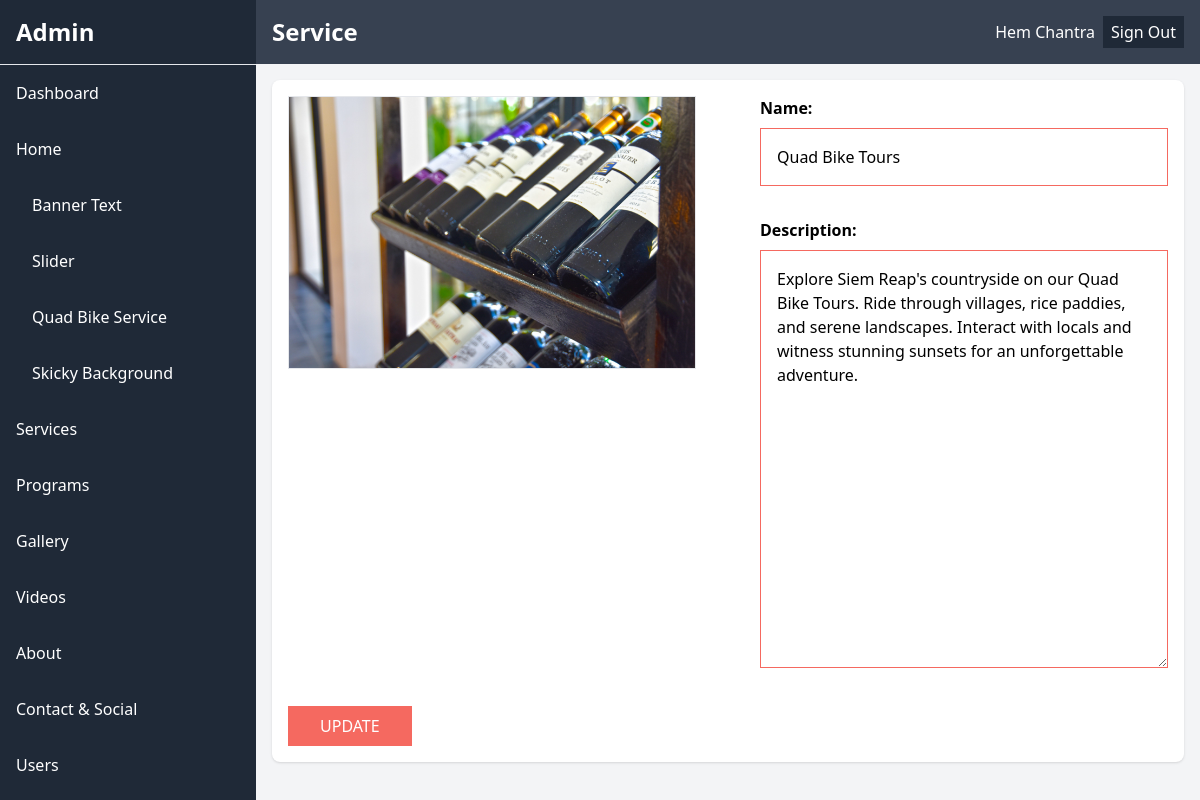
Page /backend/quad_bike_service.php (signed in) on the committed database.
### tables this page shows
CREATE TABLE `about` (
  `about_id` int(11) NOT NULL,
  `company_name` varchar(255) DEFAULT NULL,
  `start_year` varchar(255) DEFAULT NULL,
  `about_highlight` varchar(255) DEFAULT NULL,
  `short_description` text DEFAULT NULL,
  `about_description` text DEFAULT NULL,
  `phone_1` varchar(255) DEFAULT NULL,
  `phone_2` varchar(255) DEFAULT NULL,
  `email_address` varchar(255) DEFAULT NULL,
  `full_address` varchar(255) DEFAULT NULL,
  `telegram` varchar(255) DEFAULT NULL,
  `whatsapp` varchar(255) DEFAULT NULL,
  `wechat` varchar(255) DEFAULT NULL,
  `facebook` varchar(255) DEFAULT NULL,
  `instagram` varchar(255) DEFAULT NULL,
  `linkedin` varchar(255) DEFAULT NULL,
  `tiktok` varchar(255) DEFAULT NULL,
  `tripadvisor` varchar(255) DEFAULT NULL,
  `google` varchar(255) DEFAULT NULL,
  `about_image` varchar(255) DEFAULT NULL,
  `sticky_banner_home` varchar(255) DEFAULT NULL,
  `logo` varchar(255) DEFAULT NULL,
  `favicon` varchar(255) DEFAULT NULL,
  `sp_image` varchar(255) DEFAULT NULL,
  `sp_name` varchar(255) DEFAULT NULL,
  `sp_description` text DEFAULT NULL
);

### backend/quad_bike_service.php (the view, shortened to what this page needs)
<?php
include 'header.php';
?>
</head>
<body class="bg-gray-100 font-sans leading-normal tracking-normal">
    <aside class="w-64 bg-gray-800 text-white flex-shrink-0 fixed h-screen z-50">
        <div class="p-4 text-2xl font-bold border-b">Admin</div>
        <?php include 'nav.php' ?>
    </aside>
    <div class="flex-1" style="margin-left: 256px;">
        <header class="flex items-center justify-between fixed top-0 p-4 bg-gray-700 text-white"
            style="width: calc(100% - 256px);">
            <h1 class="text-2xl font-bold">Service</h1>
            <?php include 'sign-out.php' ?>
        </header>
        <div class="" style="height: 80px;">&nbsp;</div>
        <section class="p-4 mx-4 bg-white shadow rounded-lg">
            <form action="" method="POST" enctype="multipart/form-data">
                <?php
                $sp = "SELECT sp_image, sp_name, sp_description FROM about WHERE about_id = 1";
                $result = $db->query($sp);
                $data = $result->fetch_assoc();
                $sp_image = $data['sp_image'];
                if (is_null($sp_image) || $sp_image == '') {
                    $image_quad = 'no-image.png';
                } else {
                    $image_quad = $sp_image;
                }
                $sp_name = $data['sp_name'];
                $sp_description = $data['sp_description'];
                ?>
                <div class="grid grid-cols-2 gap-16">
                    <div>
                        <label for="uploadImage" class="cursor-pointer">
                            <img class="border" id="uploadPreview" src="../sources/images/<?php echo $image_quad; ?>"
                                style="max-height: 600px; width:auto; overflow: hidden;">
                        </label>
                    </div>
                    <div>
                        <div class="mb-2 font-semibold">Name:</div>
                        <div class="mb-8"><input required
                                class="w-full p-4 outline-none focus:outline-none border border-[#F56960]" type="text"
                                name="sp_name" id="sp_name" value="<?php echo $sp_name; ?>"></div>
                        <div class="mb-2 font-semibold">Description:</div>
                        <div class="mb-4"><textarea required
                                class="w-full p-4 outline-none focus:outline-none border border-[#F56960]"
                                name="sp_description" cols="30" rows="16"><?php echo $sp_description; ?></textarea>
                        </div>
                    </div>
                </div>
                <button class="bg-[#F56960] hover:bg-[#0791BE] text-white py-2 px-8 mt-4 uppercase w-full lg:w-auto"
                    type="submit" name="save">Update</button>
            </form>
        </section>
    </div>
    <?php endif;
    include 'footer.php'; ?>

### sources/css/style-out.css (style rules this page uses)
html, :host { line-height: 1.5; -webkit-text-size-adjust: 100%; -moz-tab-size: 4; -o-tab-size: 4; tab-size: 4; font-family: ui-sans-serif, system-ui, sans-serif, "Apple Color Emoji", "Segoe UI Emoji", "Segoe UI Symbol", "Noto Color Emoji"; font-feature-settings: normal; font-variation-settings: normal; -webkit-tap-highlight-color: transparent; }
body { margin: 0; line-height: inherit; }
h1, h2, h3, h4, h5, h6 { font-size: inherit; font-weight: inherit; }
button, input, optgroup, select, textarea { font-family: inherit; font-feature-settings: inherit; font-variation-settings: inherit; font-size: 100%; font-weight: inherit; line-height: inherit; letter-spacing: inherit; color: inherit; margin: 0; padding: 0; }
button, select { text-transform: none; }
button, input:where([type='button']), input:where([type='reset']), input:where([type='submit']) { -webkit-appearance: button; background-color: transparent; background-image: none; }
blockquote, dl, dd, h1, h2, h3, h4, h5, h6, hr, figure, p, pre { margin: 0; }
textarea { resize: vertical; }
input::placeholder, textarea::placeholder { opacity: 1; color: #9ca3af; }
button, [role="button"] { cursor: pointer; }
img, svg, video, canvas, audio, iframe, embed, object { display: block; vertical-align: middle; }
img, video { max-width: 100%; height: auto; }
.fixed { position: fixed; }
.top-0 { top: 0px; }
.z-50 { z-index: 50; }
.mx-4 { margin-left: 1rem; margin-right: 1rem; }
.mb-2 { margin-bottom: 0.5rem; }
.mb-4 { margin-bottom: 1rem; }
.mb-8 { margin-bottom: 2rem; }
.mt-4 { margin-top: 1rem; }
.flex { display: flex; }
.grid { display: grid; }
.h-screen { height: 100vh; }
.w-64 { width: 16rem; }
.w-full { width: 100%; }
.flex-1 { flex: 1 1 0%; }
.flex-shrink-0 { flex-shrink: 0; }
.cursor-pointer { cursor: pointer; }
.grid-cols-2 { grid-template-columns: repeat(2, minmax(0, 1fr)); }
.items-center { align-items: center; }
.justify-between { justify-content: space-between; }
.gap-16 { gap: 4rem; }
.rounded-lg { border-radius: 0.5rem; }
.border { border-width: 1px; }
.border-b { border-bottom-width: 1px; }
.border-\[\#F56960\] { --tw-border-opacity: 1; border-color: rgb(245 105 96 / var(--tw-border-opacity)); }
.bg-\[\#F56960\] { --tw-bg-opacity: 1; background-color: rgb(245 105 96 / var(--tw-bg-opacity)); }
.bg-gray-100 { --tw-bg-opacity: 1; background-color: rgb(243 244 246 / var(--tw-bg-opacity)); }
.bg-gray-700 { --tw-bg-opacity: 1; background-color: rgb(55 65 81 / var(--tw-bg-opacity)); }
.bg-gray-800 { --tw-bg-opacity: 1; background-color: rgb(31 41 55 / var(--tw-bg-opacity)); }
.bg-white { --tw-bg-opacity: 1; background-color: rgb(255 255 255 / var(--tw-bg-opacity)); }
.p-4 { padding: 1rem; }
.px-8 { padding-left: 2rem; padding-right: 2rem; }
.py-2 { padding-top: 0.5rem; padding-bottom: 0.5rem; }
.font-sans { font-family: ui-sans-serif, system-ui, sans-serif, "Apple Color Emoji", "Segoe UI Emoji", "Segoe UI Symbol", "Noto Color Emoji"; }
.text-2xl { font-size: 1.5rem; line-height: 2rem; }
.font-bold { font-weight: 700; }
.font-semibold { font-weight: 600; }
.uppercase { text-transform: uppercase; }
.leading-normal { line-height: 1.5; }
.tracking-normal { letter-spacing: 0em; }
.text-white { --tw-text-opacity: 1; color: rgb(255 255 255 / var(--tw-text-opacity)); }
.shadow { --tw-shadow: 0 1px 3px 0 rgb(0 0 0 / 0.1), 0 1px 2px -1px rgb(0 0 0 / 0.1); --tw-shadow-colored: 0 1px 3px 0 var(--tw-shadow-color), 0 1px 2px -1px var(--tw-shadow-color); box-shadow: var(--tw-ring-offset-shadow, 0 0 #0000), var(--tw-ring-shadow, 0 0 #0000), var(--tw-shadow); }
.outline-none { outline: 2px solid transparent; outline-offset: 2px; }
@media (min-width: 1024px) { .lg\:w-auto { width: auto; } }

### sources/css/front-custom.css (style rules this page uses)
html, body { padding: 0; margin: 0; }

### rows in the picture
about: sp_image (picture), sp_name "Quad Bike Tours", sp_description "Explore Siem Reap's countryside on our Quad Bike Tours. Ride through villages, rice paddies, and serene landscapes. Interact with locals and witness stunning sunsets for an unforgettable adventure."

### other values in the picture
$_SESSION['user_fullname'] "Hem Chantra"
